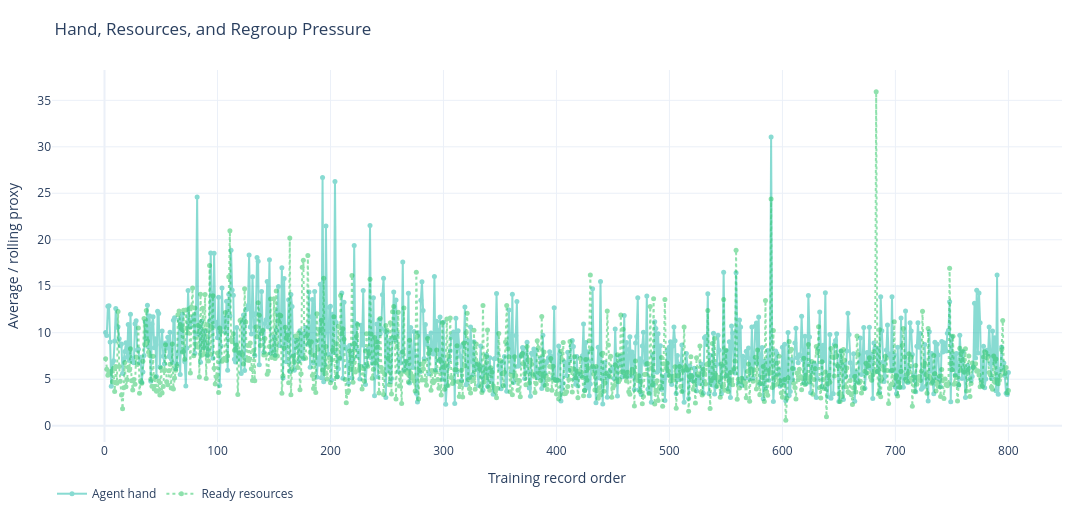

The code cell stored with this chart in its notebook:
### Code cell
x = summary_df["training_order"]
resource_fig = go.Figure()
resource_fig.add_trace(go.Scatter(x=x, y=summary_df["avg_agent_hand"], mode="lines+markers", name="Agent hand", line=dict(color="#14b8a6", width=2), marker=dict(size=5), opacity=0.5))
# resource_fig.add_trace(go.Scatter(x=x, y=summary_df["rolling_agent_hand"], mode="lines", name="Rolling agent hand", line=dict(color="#0f766e", width=4)))
resource_fig.add_trace(go.Scatter(x=x, y=summary_df["avg_agent_ready_resources"], mode="lines+markers", name="Ready resources", line=dict(color="#22c55e", width=2, dash="dot"), marker=dict(size=5), opacity=0.5))
# resource_fig.add_trace(go.Scatter(x=x, y=summary_df["rolling_agent_ready_resources"], mode="lines", name="Rolling ready resources", line=dict(color="#15803d", width=4)))
# resource_fig.add_trace(go.Scatter(x=x, y=summary_df["rolling_regroup_segments"], mode="lines", name="Rolling regroup segments", line=dict(color="#dc2626", width=3, dash="dash")))
# resource_fig.add_trace(go.Scatter(x=x, y=summary_df["rolling_regroup_actions"], mode="lines", name="Rolling regroup actions", line=dict(color="#991b1b", width=3, dash="dot")))
resource_fig.update_layout(title="Hand, Resources, and Regroup Pressure", template="plotly_white", height=520, width=1200, margin=dict(l=40, r=30, t=70, b=40), legend=dict(orientation="h"))
resource_fig.update_xaxes(title_text="Training record order")
resource_fig.update_yaxes(title_text="Average / rolling proxy")
resource_fig.show()

### Figure 1 — Plotly figure (JSON) as saved in the notebook; plotly's stock layout.template omitted (floating-point values rounded to 4 significant figures; data arrays with more than 128 entries replaced by an {"elided": "..."} marker saying what was removed)
{"data": [{"line": {"color": "#14b8a6", "width": 2}, "marker": {"size": 5}, "mode": "lines+markers", "name": "Agent hand", "opacity": 0.5, "type": "scatter", "x": {"elided": "800 int values"}, "y": {"elided": "800 float values"}}, {"line": {"color": "#22c55e", "dash": "dot", "width": 2}, "marker": {"size": 5}, "mode": "lines+markers", "name": "Ready resources", "opacity": 0.5, "type": "scatter", "x": {"elided": "800 int values"}, "y": {"elided": "800 float values"}}], "layout": {"height": 520, "legend": {"orientation": "h"}, "margin": {"b": 40, "l": 40, "r": 30, "t": 70}, "title": {"text": "Hand, Resources, and Regroup Pressure"}, "width": 1200, "xaxis": {"title": {"text": "Training record order"}}, "yaxis": {"title": {"text": "Average / rolling proxy"}}}}
